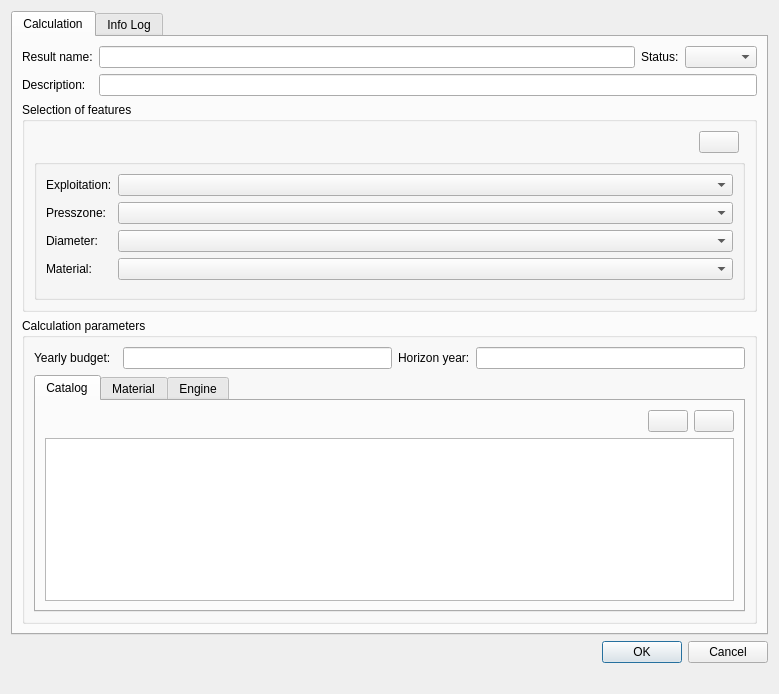
<?xml version="1.0" encoding="UTF-8"?>
<ui version="4.0">
 <class>dlg_priority</class>
 <widget class="QDialog" name="dlg_priority">
  <property name="geometry">
   <rect>
    <x>0</x>
    <y>0</y>
    <width>779</width>
    <height>694</height>
   </rect>
  </property>
  <property name="windowTitle">
   <string>Priority Calculation</string>
  </property>
  <layout class="QGridLayout" name="gridLayout">
   <item row="6" column="1">
    <widget class="QLabel" name="lbl_timer">
     <property name="text">
      <string/>
     </property>
    </widget>
   </item>
   <item row="1" column="1" colspan="2">
    <widget class="QTabWidget" name="mainTab">
     <property name="currentIndex">
      <number>0</number>
     </property>
     <widget class="QWidget" name="tab_calc">
      <attribute name="title">
       <string>Calculation</string>
      </attribute>
      <layout class="QGridLayout" name="gridLayout_6">
       <item row="0" column="0">
        <layout class="QGridLayout" name="gridLayout_5">
         <item row="0" column="1">
          <widget class="QLineEdit" name="txt_result_id"/>
         </item>
         <item row="0" column="0">
          <widget class="QLabel" name="lbl_result_id">
           <property name="sizePolicy">
            <sizepolicy hsizetype="Fixed" vsizetype="Fixed">
             <horstretch>0</horstretch>
             <verstretch>0</verstretch>
            </sizepolicy>
           </property>
           <property name="text">
            <string>Result name:</string>
           </property>
          </widget>
         </item>
         <item row="0" column="2">
          <widget class="QLabel" name="lbl_status">
           <property name="text">
            <string>Status:</string>
           </property>
          </widget>
         </item>
         <item row="1" column="0">
          <widget class="QLabel" name="lbl_descript">
           <property name="sizePolicy">
            <sizepolicy hsizetype="Fixed" vsizetype="Preferred">
             <horstretch>0</horstretch>
             <verstretch>0</verstretch>
            </sizepolicy>
           </property>
           <property name="text">
            <string>Description:</string>
           </property>
          </widget>
         </item>
         <item row="0" column="3">
          <widget class="QComboBox" name="cmb_status"/>
         </item>
         <item row="1" column="1" colspan="3">
          <widget class="QLineEdit" name="txt_descript">
           <property name="sizePolicy">
            <sizepolicy hsizetype="Expanding" vsizetype="Fixed">
             <horstretch>0</horstretch>
             <verstretch>0</verstretch>
            </sizepolicy>
           </property>
          </widget>
         </item>
        </layout>
       </item>
       <item row="2" column="0">
        <widget class="QGroupBox" name="grb_global">
         <property name="sizePolicy">
          <sizepolicy hsizetype="Preferred" vsizetype="Expanding">
           <horstretch>0</horstretch>
           <verstretch>0</verstretch>
          </sizepolicy>
         </property>
         <property name="title">
          <string>Calculation parameters</string>
         </property>
         <layout class="QGridLayout" name="gridLayout_9">
          <item row="0" column="2">
           <widget class="QLineEdit" name="txt_budget"/>
          </item>
          <item row="0" column="0">
           <widget class="QLabel" name="lbl_budget">
            <property name="text">
             <string>Yearly budget:</string>
            </property>
           </widget>
          </item>
          <item row="0" column="3">
           <widget class="QLabel" name="lbl_year">
            <property name="text">
             <string>Horizon year:</string>
            </property>
           </widget>
          </item>
          <item row="0" column="4">
           <widget class="QLineEdit" name="txt_year"/>
          </item>
          <item row="2" column="0" colspan="5">
           <widget class="QTabWidget" name="tab_widget">
            <property name="sizePolicy">
             <sizepolicy hsizetype="Expanding" vsizetype="Expanding">
              <horstretch>0</horstretch>
              <verstretch>0</verstretch>
             </sizepolicy>
            </property>
            <property name="currentIndex">
             <number>0</number>
            </property>
            <widget class="QWidget" name="tab_catalog">
             <attribute name="title">
              <string>Catalog</string>
             </attribute>
             <layout class="QGridLayout" name="gridLayout_2">
              <item row="0" column="1">
               <widget class="QPushButton" name="btn_add_catalog">
                <property name="text">
                 <string/>
                </property>
               </widget>
              </item>
              <item row="0" column="0">
               <spacer name="horizontalSpacer_3">
                <property name="orientation">
                 <enum>Qt::Horizontal</enum>
                </property>
                <property name="sizeHint" stdset="0">
                 <size>
                  <width>40</width>
                  <height>20</height>
                 </size>
                </property>
               </spacer>
              </item>
              <item row="0" column="2">
               <widget class="QPushButton" name="btn_remove_catalog">
                <property name="text">
                 <string/>
                </property>
               </widget>
              </item>
              <item row="1" column="0" colspan="3">
               <widget class="QTableWidget" name="tbl_catalog"/>
              </item>
             </layout>
            </widget>
            <widget class="QWidget" name="tab_material">
             <attribute name="title">
              <string>Material</string>
             </attribute>
             <layout class="QGridLayout" name="gridLayout_3">
              <item row="0" column="1">
               <widget class="QPushButton" name="btn_add_material">
                <property name="text">
                 <string/>
                </property>
               </widget>
              </item>
              <item row="0" column="2">
               <widget class="QPushButton" name="btn_remove_material">
                <property name="text">
                 <string/>
                </property>
               </widget>
              </item>
              <item row="0" column="0">
               <spacer name="horizontalSpacer_4">
                <property name="orientation">
                 <enum>Qt::Horizontal</enum>
                </property>
                <property name="sizeHint" stdset="0">
                 <size>
                  <width>40</width>
                  <height>20</height>
                 </size>
                </property>
               </spacer>
              </item>
              <item row="1" column="0" colspan="3">
               <widget class="QTableWidget" name="tbl_material"/>
              </item>
             </layout>
            </widget>
            <widget class="QWidget" name="tab_engine">
             <attribute name="title">
              <string>Engine</string>
             </attribute>
             <layout class="QGridLayout" name="gridLayout_13">
              <item row="0" column="0">
               <widget class="QGroupBox" name="grb_engine_1">
                <property name="title">
                 <string>grb_engine_1</string>
                </property>
                <property name="alignment">
                 <set>Qt::AlignLeading|Qt::AlignLeft|Qt::AlignTop</set>
                </property>
                <layout class="QVBoxLayout" name="verticalLayout">
                 <property name="sizeConstraint">
                  <enum>QLayout::SetDefaultConstraint</enum>
                 </property>
                 <item>
                  <layout class="QGridLayout" name="lyt_engine_1"/>
                 </item>
                 <item>
                  <spacer name="verticalSpacer_2">
                   <property name="orientation">
                    <enum>Qt::Vertical</enum>
                   </property>
                   <property name="sizeHint" stdset="0">
                    <size>
                     <width>20</width>
                     <height>40</height>
                    </size>
                   </property>
                  </spacer>
                 </item>
                </layout>
               </widget>
              </item>
              <item row="0" column="1">
               <widget class="QGroupBox" name="grb_engine_2">
                <property name="title">
                 <string>grb_engine_2</string>
                </property>
                <property name="alignment">
                 <set>Qt::AlignLeading|Qt::AlignLeft|Qt::AlignTop</set>
                </property>
                <layout class="QVBoxLayout" name="verticalLayout_2">
                 <item>
                  <layout class="QGridLayout" name="lyt_engine_2"/>
                 </item>
                 <item>
                  <spacer name="verticalSpacer_3">
                   <property name="orientation">
                    <enum>Qt::Vertical</enum>
                   </property>
                   <property name="sizeHint" stdset="0">
                    <size>
                     <width>20</width>
                     <height>40</height>
                    </size>
                   </property>
                  </spacer>
                 </item>
                </layout>
               </widget>
              </item>
             </layout>
            </widget>
           </widget>
          </item>
         </layout>
        </widget>
       </item>
       <item row="1" column="0">
        <widget class="QGroupBox" name="grb_selection">
         <property name="sizePolicy">
          <sizepolicy hsizetype="Preferred" vsizetype="Preferred">
           <horstretch>0</horstretch>
           <verstretch>0</verstretch>
          </sizepolicy>
         </property>
         <property name="title">
          <string>Selection of features</string>
         </property>
         <layout class="QGridLayout" name="gridLayout_8">
          <item row="0" column="1">
           <widget class="QPushButton" name="btn_snapping">
            <property name="toolTip">
             <string>Select features on canvas</string>
            </property>
            <property name="text">
             <string/>
            </property>
           </widget>
          </item>
          <item row="0" column="0">
           <spacer name="horizontalSpacer_2">
            <property name="orientation">
             <enum>Qt::Horizontal</enum>
            </property>
            <property name="sizeHint" stdset="0">
             <size>
              <width>40</width>
              <height>20</height>
             </size>
            </property>
           </spacer>
          </item>
          <item row="1" column="0" colspan="3">
           <widget class="QGroupBox" name="groupBox_3">
            <property name="title">
             <string/>
            </property>
            <layout class="QGridLayout" name="gridLayout_10">
             <item row="3" column="0">
              <widget class="QLabel" name="lbl_dnom">
               <property name="text">
                <string>Diameter:</string>
               </property>
              </widget>
             </item>
             <item row="3" column="1">
              <widget class="QComboBox" name="cmb_dnom">
               <property name="sizePolicy">
                <sizepolicy hsizetype="Expanding" vsizetype="Preferred">
                 <horstretch>0</horstretch>
                 <verstretch>0</verstretch>
                </sizepolicy>
               </property>
              </widget>
             </item>
             <item row="1" column="1">
              <widget class="QComboBox" name="cmb_expl_selection"/>
             </item>
             <item row="7" column="0" colspan="2">
              <spacer name="verticalSpacer">
               <property name="orientation">
                <enum>Qt::Vertical</enum>
               </property>
               <property name="sizeHint" stdset="0">
                <size>
                 <width>20</width>
                 <height>40</height>
                </size>
               </property>
              </spacer>
             </item>
             <item row="4" column="0">
              <widget class="QLabel" name="lbl_material">
               <property name="text">
                <string>Material:</string>
               </property>
              </widget>
             </item>
             <item row="1" column="0">
              <widget class="QLabel" name="lbl_expl_selection">
               <property name="text">
                <string>Exploitation:</string>
               </property>
              </widget>
             </item>
             <item row="4" column="1">
              <widget class="QComboBox" name="cmb_material"/>
             </item>
             <item row="2" column="0">
              <widget class="QLabel" name="lbl_presszone">
               <property name="text">
                <string>Presszone:</string>
               </property>
              </widget>
             </item>
             <item row="2" column="1">
              <widget class="QComboBox" name="cmb_presszone"/>
             </item>
            </layout>
           </widget>
          </item>
         </layout>
        </widget>
       </item>
      </layout>
     </widget>
     <widget class="QWidget" name="tab_infolog">
      <attribute name="title">
       <string>Info Log</string>
      </attribute>
      <layout class="QGridLayout" name="gridLayout_7">
       <item row="1" column="0">
        <widget class="QProgressBar" name="progressBar">
         <property name="value">
          <number>0</number>
         </property>
        </widget>
       </item>
       <item row="0" column="0">
        <layout class="QGridLayout" name="gridLayout_11">
         <item row="0" column="0" colspan="2">
          <widget class="QTextEdit" name="tab_log_txt_infolog">
           <property name="font">
            <font>
             <family>Courier New</family>
             <pointsize>10</pointsize>
            </font>
           </property>
           <property name="readOnly">
            <bool>true</bool>
           </property>
          </widget>
         </item>
         <item row="1" column="0" colspan="2">
          <widget class="QPushButton" name="btn_save2file">
           <property name="enabled">
            <bool>false</bool>
           </property>
           <property name="text">
            <string>Save results to an Excel file...</string>
           </property>
          </widget>
         </item>
        </layout>
       </item>
      </layout>
     </widget>
    </widget>
   </item>
   <item row="5" column="2">
    <layout class="QGridLayout" name="lyt_buttons">
     <property name="topMargin">
      <number>0</number>
     </property>
     <item row="0" column="0">
      <widget class="QDialogButtonBox" name="buttonBox">
       <property name="standardButtons">
        <set>QDialogButtonBox::Cancel|QDialogButtonBox::Ok</set>
       </property>
       <property name="centerButtons">
        <bool>false</bool>
       </property>
      </widget>
     </item>
    </layout>
   </item>
  </layout>
 </widget>
 <tabstops>
  <tabstop>txt_result_id</tabstop>
  <tabstop>cmb_status</tabstop>
  <tabstop>txt_descript</tabstop>
  <tabstop>btn_snapping</tabstop>
  <tabstop>cmb_expl_selection</tabstop>
  <tabstop>cmb_presszone</tabstop>
  <tabstop>cmb_dnom</tabstop>
  <tabstop>cmb_material</tabstop>
  <tabstop>txt_budget</tabstop>
  <tabstop>mainTab</tabstop>
  <tabstop>tab_widget</tabstop>
  <tabstop>tab_log_txt_infolog</tabstop>
 </tabstops>
 <resources/>
 <connections/>
</ui>
